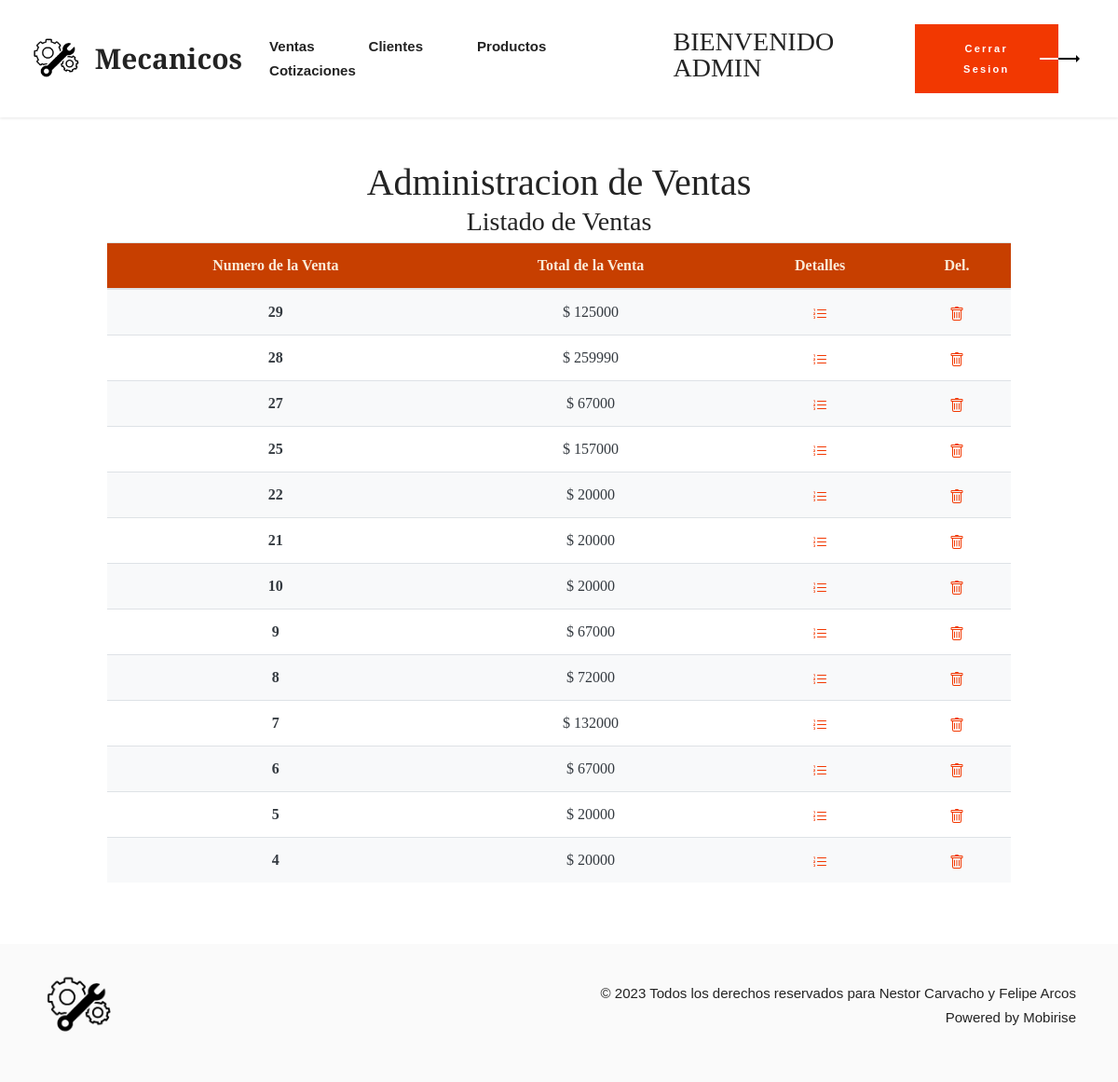
Screenshot of /vistaAdminVentas/ (signed in) with the database file from the repository.
### mecanicosDuoc/models.py (models this page shows, shortened)
class Compra(models.Model):
    id_compra = models.AutoField(primary_key=True, verbose_name='id Compra')
    Precio_total = models.IntegerField(verbose_name='precio Total')

### mecanicosDuoc/views.py (the view)
# urls.py: path('vistaAdminVentas/',vistaAdminVentas,name="vistaAdminVentas"),
@login_required
@permission_required('auth.view_user')
def vistaAdminVentas(request):
    compra = Compra.objects.all().order_by('-id_compra')
    det_compra = Detalle_compra.objects.all()
    datos = {
        'compra': compra,
        'det_compra':det_compra
    }
    return render(request, 'core/vistaAdminVentas.html', {**datos})

### mecanicosDuoc/Context_proceso.py (called while the page is built)
def total_carrito(request):
    total = 0
    if request.user.is_authenticated:
        if "carrito" in request.session.keys():
            for key, value in request.session["carrito"].items():
                total += int(value["Precio"])*int(value["Cantidad"])
    return {"total_carrito": total}

### mecanicosDuoc/templates/core/vistaAdminVentas.html (shortened to what this page needs)
{% load static %}
<!DOCTYPE html>
<html class="desktop mbr-site-loaded">
<head>
    <link rel="stylesheet" href="{% static 'core/css/assets/style_icons.css'%}">
    <link rel="stylesheet" href="{% static 'core/css/assets/tether.min.css'%}">
    <link rel="stylesheet" href="{% static 'core/css/assets/bootstrap.min.css'%}">
    <link rel="stylesheet" href="{% static 'core/css/assets/bootstrap-grid.min.css'%}">
    <link rel="stylesheet" href="{% static 'core/css/assets/bootstrap-reboot.min.css'%}">
    <link rel="stylesheet" href="{% static 'core/css/dropdown/style.css'%}">
    <link rel="stylesheet" href="{% static 'core/css/animatecss/animate.css'%}">
    <link rel="stylesheet" href="{% static 'core/css/formstyler/jquery.formstyler.css'%}">
    <link rel="stylesheet" href="{% static 'core/css/formstyler/jquery.formstyler.theme.css'%}">
    <link rel="stylesheet" href="{% static 'core/css/datepicker/jquery.datetimepicker.min.css'%}">
    <link rel="stylesheet" href="{% static 'socicon/css/styles.css'%}">
    <link rel="stylesheet" href="{% static 'theme/css/style.css'%}">
    <link rel="stylesheet" href="{% static 'mobirise/css/mbr-additional.css'%}" type="text/css">
</head>
<body>
    <section class="menu menu1 cid-seJOMQZcpE" once="menu" id="menu1-0" data-sortbtn="btn-primary">
        <nav class="navbar navbar-dropdown navbar-expand-lg">
            <div class="container-fluid">
                <div class="collapse navbar-collapse justify-content-between w-100" id="navbarSupportedContent">
                    <div class="navbar-brand d-lg-flex d-none">
                        <span class="navbar-logo">
                            <a href="{% url 'vistaAdminClientes' %}">
                                <img src="{% static 'core/img/logobueno.png' %}" alt="" style="height: 3rem;">
                            </a>
                        </span>
                        <span class="navbar-caption-wrap"><a class="navbar-caption text-black display-5"
                                href="{% url 'vistaAdminClientes' %}">Mecanicos</a></span>
                    </div>
                    <ul class="navbar-nav nav-dropdown" data-app-modern-menu="true">
                        <li class="nav-item"><a class="nav-link link text-black mbr-semibold text-primary display-7"
                                href="{% url 'vistaAdminVentas' %}">Ventas</a></li>
                        <li class="nav-item"><a class="nav-link link text-black mbr-semibold text-primary display-7"
                                href="{% url 'vistaAdminClientes' %}">Clientes</a>
                        </li>
                        <li class="nav-item"><a class="nav-link link text-black mbr-semibold text-primary display-7"
                                href="{% url 'vistaAdminProductos' %}">Productos</a></li>
                        <li class="nav-item"><a class="nav-link link text-black mbr-semibold text-primary display-7"
                                href="{% url 'vistaAdminCotizacion' %}">Cotizaciones</a></li>
                    </ul>
                    <h3>BIENVENIDO {{user.username | upper}}</h3>
                    <div class="d-flex align-items-center justify-content-center flex-column flex-sm-row">
                        <div class="navbar-buttons mbr-section-btn"><a class="btn btn-primary display-4"
                                href="{% url 'logout' %}" id="modalbtn">
                                Cerrar Sesion</a></div>
                    </div>
                </div>
            </div>
        </nav>
    </section>
    <section class="align-items-center">
        <div class="row-10 text-center" style="margin-top: 50px;margin-bottom: 50px;">
            <div class="col-12">
                <div class="row justify-content-md-center">
                    <div class="col-12">
                        <h1>Administracion de Ventas</h1>
                    </div>
                    <div class="col-sm-10">
                        <div>
                            <h3>Listado de Ventas</h3>
                        </div>
                        <table class="table" id="tablaProductos">
                            <thead style="background-color: rgb(199, 63, 0); color: antiquewhite">
                                <tr>
                                    <th scope="col-2">Numero de la Venta</th>
                                    <th scope="col-4">Total de la Venta</th>
                                    <th scope="col-2">Detalles</th>
                                    <th scope="col-2">Del.</th>
                                </tr>
                            </thead>
                            <tbody>
                                {% for item in compra %}
                                <tr class="{% cycle 'bg-light text-dark' 'bg-white text-dark' %}">
                                    <th scope="col">{{item.id_compra}}</th>
                                    <td scope="col">$ {{item.Precio_total}}</td>
                                    <td scope="col">
                                        <a href="{% url 'detalle_venta' id_compra=item.id_compra %}">
                                        </a>
                                    </td>
                                    <td scope="col">
										<a href="{% url 'eliminar_venta' id_compra=item.id_compra %}">
										</a>
									</td>
                                </tr>
                                {% endfor %}
                            </tbody>
                        </table>
                    </div>
                </div>
            </div>
        </div>
    </section>
    <footer class="footer1 cid-seJPkxJz4T" once="footers" id="footer1-9" data-sortbtn="btn-primary">
        <div class="container">
            <div class="media-container-row">
                <div class="footer-logo">
                    <a href="#" class="">
                        <img src="{% static 'core/img/logobueno.png'%}" alt="" style="width: 5rem;">
                    </a>
                </div>
                <p class="mbr-text mb-0 mbr-fonts-style row-copyright mbr-dark align-center display-7">
                    © 2023 Todos los derechos reservados para Nestor Carvacho y Felipe Arcos <br>Powered by Mobirise
                </p>
            </div>
        </div>
    </footer>
</body>
</html>

### mecanicosDuoc/static/core/css/dropdown/style.css (style rules this page uses)
.navbar-dropdown { left: 0; padding: 0; position: absolute; right: 0; top: 0; transition: all 0.45s ease; z-index: 1030; background: #282828; }
.navbar-dropdown .navbar-logo { margin-right: 0.8rem; transition: margin 0.3s ease-in-out; vertical-align: middle; }
.navbar-dropdown .navbar-logo img { height: 3.125rem; transition: all 0.3s ease-in-out; }
.navbar-dropdown .navbar-caption { font-weight: 700; white-space: normal; vertical-align: -4px; line-height: 3.125rem !important; }
.navbar-dropdown .navbar-caption, .navbar-dropdown .navbar-caption:hover { color: inherit; text-decoration: none; }
.navbar-dropdown .navbar-brand span { vertical-align: -4px; }
.nav-dropdown { font-size: 0.75rem; font-weight: 500; height: auto !important; }
.nav-dropdown .link { margin: 0.667em 1.667em; font-weight: 500; padding: 0; transition: color 0.2s ease-in-out; }
.nav-dropdown .link::after, .nav-dropdown .dropdown-item::after { color: inherit; }

### mecanicosDuoc/static/theme/css/style.css (style rules this page uses)
section { background-color: #ffffff; }
body { font-style: normal; line-height: 1.5; font-weight: 400; color: #232323; position: relative; }
section, .container, .container-fluid { position: relative; word-wrap: break-word; }
a { font-style: normal; font-weight: 400; cursor: pointer; }
a, a:hover { text-decoration: none; }
.mbr-text { font-style: normal; line-height: 1.7; }
h1, h2, h3, h4, h5, h6, .display-1, .display-2, .display-4, .display-5, .display-7, span, p, a { line-height: 1; word-break: break-word; word-wrap: break-word; font-weight: 400; }
section { background-position: 50% 50%; background-repeat: no-repeat; background-size: cover; }
.align-center { text-align: center; }
.mbr-semibold { font-weight: 500; }
.media-container-row { display: flex; flex-direction: row; flex-wrap: wrap; justify-content: center; align-content: center; align-items: start; }
@media (min-width: 992px) { .media-container-row { flex-wrap: nowrap; } }
img, iframe { display: block; width: 100%; }
.mbr-section-btn { margin-left: -0.6rem; margin-right: -0.6rem; font-size: 0; }
.btn { letter-spacing: 2.2px; font-weight: 600; border-width: 0px; border-radius: 0; font-style: normal; margin: 0.6rem 2rem 0.6rem 0.6rem; white-space: normal; transition: all 0.2s ease-in-out; display: inline-flex; align-items: center; justify-content: center; word-break: break-word; }
nav .mbr-section-btn { margin-left: 0rem; margin-right: 0rem; }
.menu .navbar-brand { display: -webkit-flex; }
.menu .navbar-brand span { display: flex; display: -webkit-flex; }
.menu .navbar-brand .navbar-caption-wrap { display: -webkit-flex; }
.menu .navbar-brand .navbar-logo img { display: -webkit-flex; }
@media (min-width: 992px) { .menu .navbar-nav.nav-dropdown { display: -webkit-flex; } }
.navbar { display: -webkit-flex; -webkit-flex-wrap: wrap; -webkit-align-items: center; -webkit-justify-content: space-between; }
.navbar-collapse { -webkit-flex-basis: 100%; -webkit-flex-grow: 1; -webkit-align-items: center; }
.nav-dropdown .link { padding: 0.667em 1.667em !important; margin: 0 !important; }
.row { display: -webkit-flex; -webkit-flex-wrap: wrap; }
.justify-content-center { -webkit-justify-content: center; }
html, body { height: auto; min-height: 100vh; }
ul, ol, pre, blockquote { margin-bottom: 2.3125rem; }
@media (min-width: 768px) { .container-fluid { padding-left: 32px; padding-right: 32px; } }

### rows the page displays
Compra: id_compra "29", Precio_total "125000"
Compra: id_compra "28", Precio_total "259990"
Compra: id_compra "27", Precio_total "67000"
Compra: id_compra "25", Precio_total "157000"
Compra: id_compra "22", Precio_total "20000"
Compra: id_compra "21", Precio_total "20000"
Compra: id_compra "10", Precio_total "20000"
Compra: id_compra "9", Precio_total "67000"
Compra: id_compra "8", Precio_total "72000"
Compra: id_compra "7", Precio_total "132000"
Compra: id_compra "6", Precio_total "67000"
Compra: id_compra "5", Precio_total "20000"
Compra: id_compra "4", Precio_total "20000"

### other values shown
{{ user.username | upper }} "ADMIN"
